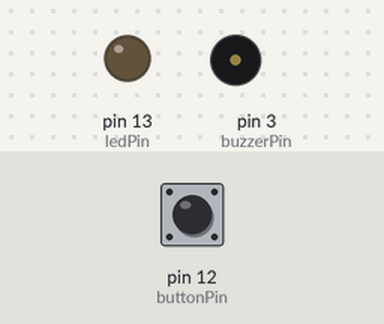
This sketch was run on a simulated Arduino Uno, built with avr-gcc and run on an emulated ATmega328P. On the bench: output pins drawn as LEDs (lit = HIGH), buzzer (waves = sounding). The test bench sets the inputs (shaded band); at power-on: pin 12 (buttonPin) HIGH.

Above: at 1.2 s.
1.3 s: pin 12 (buttonPin) pulled LOW for 3.2 s
At 2.3 s:
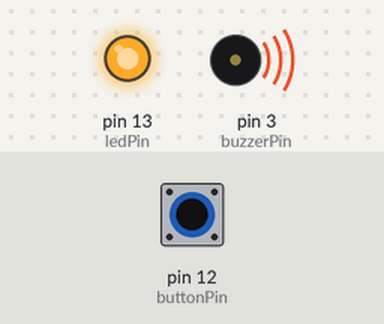
Timing chart, 0 to 6.7 s (numbered marks = the images above; inputs shaded):
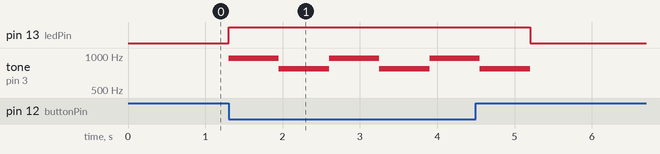

Measured:
- after the input at 1.3 s, pin 13 (ledPin): LOW → HIGH at once, → LOW 3.9 s later; tone on pin 3 (buzzerPin): silent → 960 Hz at once, then repeats every 1.3 s: 770 Hz 0.65 s, 960 Hz 0.65 s, until it stays silent from 5.2 s

The sketch:

enshu11-1-2.ino
```cpp
const int buzzerPin = 3; //ブザーは3番ピン
const int buttonPin = 12; //ユーザーボタンは12番ピン
const int ledPin = 13; //led 13番ピン

void setup() {
  pinMode(buttonPin, INPUT_PULLUP);
  pinMode(ledPin,OUTPUT);
}

void loop() {
  while(digitalRead(buttonPin));
  digitalWrite(ledPin,HIGH);
  tone(buzzerPin,960);
  delay(650);
  tone(buzzerPin,770);
  delay(650);
  digitalWrite(ledPin,LOW);
  noTone(buzzerPin);
}
```
